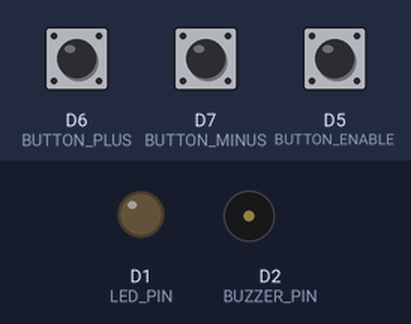
A sketch run on a simulated ESP8266 (NodeMCU). Shown: output pins drawn as LEDs (lit = HIGH), buzzer (waves = sounding). Dashed ring = blinking. The inputs (shaded band) are chosen by the test bench; at power-on: D5 (BUTTON_ENABLE) HIGH, D6 (BUTTON_PLUS) HIGH, D7 (BUTTON_MINUS) HIGH. WiFi joins after 1.5 s; servers stay silent unless stated; what the sketch prints to the serial monitor is not drawn.

Above: at 3.2 s.
3.3 s: D5 (BUTTON_ENABLE) pulled LOW for 1 s
At 5.1 s:
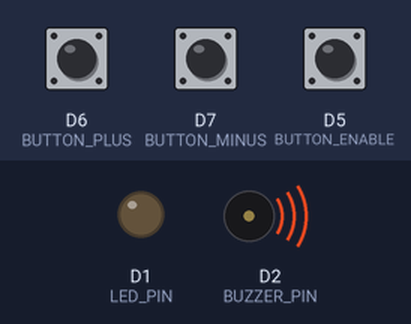
5.8 s: D6 (BUTTON_PLUS) pulled LOW for 3.2 s
At 9.9 s:
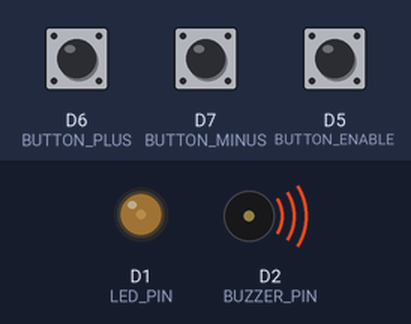
10.5 s: D6 (BUTTON_PLUS) pulled LOW for 3.2 s
At 14.7 s:
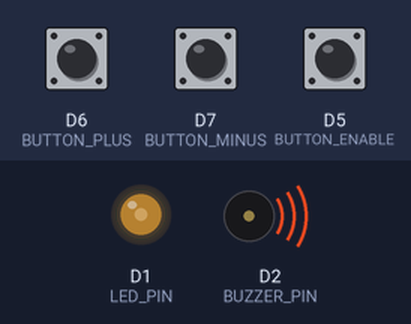
15.2 s: D6 (BUTTON_PLUS) pulled LOW for 3.2 s
At 19.5 s:
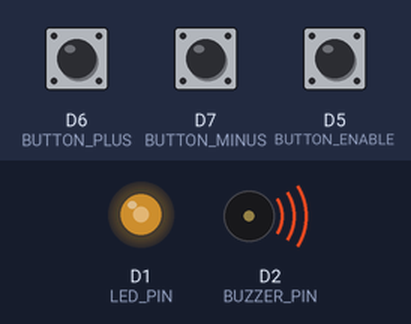
19.9 s: D5 (BUTTON_ENABLE) pulled LOW for 0.15 s
At 20.7 s:
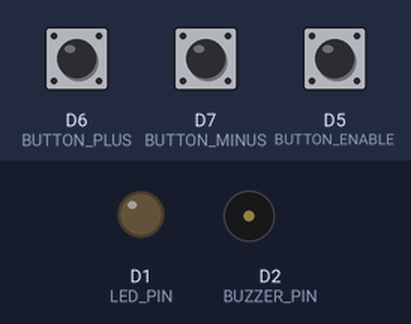
21.6 s: D5 (BUTTON_ENABLE) pulled LOW for 3.2 s
At 21.9 s:
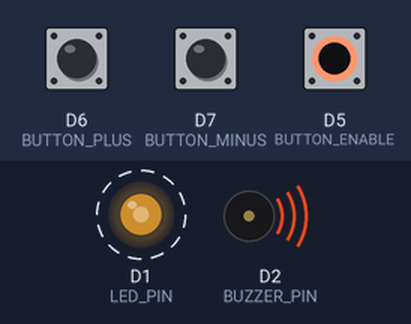
Timing chart, 0 to 26.3 s (numbered marks = the images above; inputs shaded):
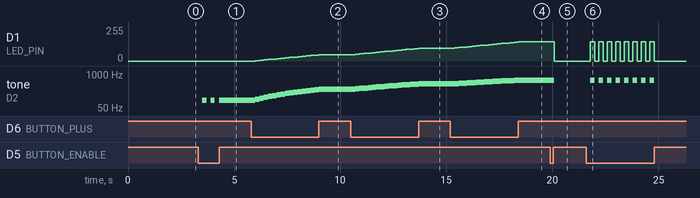

The sketch:

Posttest2.ino
```cpp
#include <ESP8266WiFi.h>
#include <WiFiClient.h>
#include <ESP8266WebServer.h>

const char* ssid = "punya gw";
const char* password = "slebew123";

// Define pins
const int BUZZER_PIN = D2;
const int LED_PIN = D1;
const int BUTTON_ENABLE = D5;
const int BUTTON_PLUS = D6;
const int BUTTON_MINUS = D7;

// Define variables
String enableState = "Mati";
int brightness = 0;
int Tone = 100;

ESP8266WebServer server(80);

void setup() {
  Serial.begin(9600);

  // Initialize pins
  pinMode(BUZZER_PIN, OUTPUT);
  pinMode(LED_PIN, OUTPUT);
  pinMode(BUTTON_ENABLE, INPUT_PULLUP);
  pinMode(BUTTON_PLUS, INPUT_PULLUP);
  pinMode(BUTTON_MINUS, INPUT_PULLUP);

  WiFi.begin(ssid, password);
  while (WiFi.status() != WL_CONNECTED) {
    delay(1000);
    Serial.println("Connecting to WiFi...");
  }
  Serial.println("Connected to WiFi.");
  Serial.println(WiFi.localIP());

  server.on("/", handleRoot); // Halaman utama
  server.begin(); // Memulai web server
}

void loop() {
  if (digitalRead(BUTTON_ENABLE) == 0){
    if (enableState == "Mati"){
      enableState = "Nyala";
    } else {
      enableState = "Mati";
    }
    delay(200);
  }

  if (digitalRead(BUTTON_MINUS) == 0){
    if (enableState == "Nyala") {
      if (brightness >= 3){
        brightness -= 3;
      }
      if (Tone >= 110){
        Tone -= 10;
      }
    }
    delay(200);
  }

  if (digitalRead(BUTTON_PLUS) == 0){
    if (enableState == "Nyala"){
      if (brightness <= 246){
        brightness += 3;
      }
      if (Tone <= 2490){
        Tone += 10;
      }
    }
    delay(200);
  }

  if (enableState == "Nyala"){
    analogWrite(LED_PIN, brightness);
    tone(BUZZER_PIN, Tone);
  } else {
    analogWrite(LED_PIN, 0);
    noTone(BUZZER_PIN);
  }
  server.handleClient();
}

void handleRoot() {
  String html = "<html>";
  html += "<head><title>POSTTEST 2 IoT</title>";
  html += "<script> window.setTimeout( function() {window.location.reload(); }, 500);";
  html += "setInterval(function() {document.getElementById('enable').textContent ='" + enableState +"';";
  html += "document.getElementById('brightness').textContent ="+ String(brightness) +";";
  html += "document.getElementById('Tone').textContent ="+ String(Tone)+";}, 0);";
  html += "</script></head><body>";
  html += "<h1>Monitoring Rangkaian LED dan Piezo Buzzer</h1>";
  html += "<p>Status Rangkaian: <span id='enable'></span></p>";
  html += "<p>Kecerahan LED: <span id='brightness'></span></p>";
  html += "<p>Tone Buzzer: <span id='Tone'></span></p>";
  html += "</body></html>";
  server.send(200, "text/html", html); // Menampilkan halaman utama
}
```

Measured:
- after the input at 3.3 s, tone on D2 (BUZZER_PIN): alternates 100 Hz for 0.20 s and silent for 0.20 s, 5 changes in all, then stays 100 Hz, starting after 0.20 s
- after the input at 5.8 s, D1 (LED_PIN): moves from 0/255 to 48/255 over 3.0 s, starting after 0.20 s; tone on D2 (BUZZER_PIN): plays 110 Hz for 0.20 s, 120 Hz for 0.20 s, 130 Hz for 0.20 s, 140 Hz for 0.20 s, 150 Hz for 0.20 s, 160 Hz for 0.20 s … (16 notes in this stretch), starting after 0.20 s
- after the input at 10.5 s, D1 (LED_PIN): moves from 48/255 to 96/255 over 3.0 s, starting after 0.20 s; tone on D2 (BUZZER_PIN): plays 270 Hz for 0.20 s, 280 Hz for 0.20 s, 290 Hz for 0.20 s, 300 Hz for 0.20 s, 310 Hz for 0.20 s, 320 Hz for 0.20 s … (16 notes in this stretch), starting after 0.20 s
- after the input at 15.2 s, D1 (LED_PIN): moves from 96/255 to 144/255 over 3.0 s, starting after 0.20 s; tone on D2 (BUZZER_PIN): plays 430 Hz for 0.20 s, 440 Hz for 0.20 s, 450 Hz for 0.20 s, 460 Hz for 0.20 s, 470 Hz for 0.20 s, 480 Hz for 0.20 s … (16 notes in this stretch), starting after 0.20 s
- after the input at 19.9 s, D1 (LED_PIN): 144/255 → 0/255 after 0.20 s; tone on D2 (BUZZER_PIN): 580 Hz → silent after 0.20 s
- after the input at 21.6 s, D1 (LED_PIN): alternates 144/255 for 0.20 s and 0/255 for 0.20 s, 16 changes in all, then stays 0/255, starting after 0.20 s; tone on D2 (BUZZER_PIN): alternates 580 Hz for 0.20 s and silent for 0.20 s, 16 changes in all, then stays silent, starting after 0.20 s
